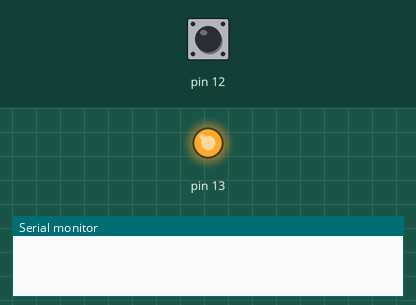
The sketch below on a simulated Arduino Uno, built with avr-gcc and run on an emulated ATmega328P. On the bench: output pins drawn as LEDs (lit = HIGH), the last lines printed to the serial monitor. Inputs (shaded band) come from the test bench; at power-on: pin 12 HIGH. Random numbers use the default seed unless the sketch sets one.

Above: at 2.6 s.
2.7 s: pin 12 pulled LOW for 0.15 s
At 3.4 s:
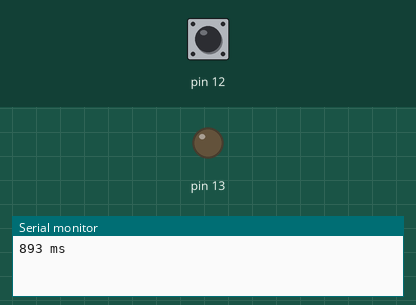
4.3 s: pin 12 pulled LOW for 1 s
7.5 s: pin 12 pulled LOW for 3.2 s
At 12.5 s:
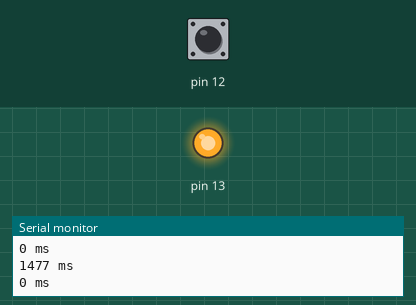
Timing chart, 0 to 14.0 s (numbered marks = the images above; inputs shaded):
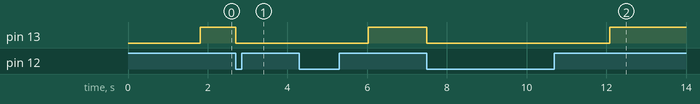

Measured:
- after the input at 2.7 s, pin 13: HIGH → LOW at once
- after the input at 7.5 s, pin 13: HIGH → LOW at once, → HIGH 4.6 s later

The sketch:

Reaktionszeit.ino
```cpp
int min = 1000;
int max = 3000;
int start = 0;
int end = 0;
int diff = 0;

void setup()
{
  pinMode(13, OUTPUT);
  pinMode(12, INPUT_PULLUP);
  Serial.begin(9600);
  randomSeed(millis());
}

void loop()
{
  if (digitalRead(13) == LOW) {
    delay(random(min, max));
    start = millis();
    digitalWrite(13, HIGH);
  }
  if (digitalRead(12) == LOW) {
    end = millis();
    diff = end - start;
    Serial.print(diff);
    Serial.println(" ms");
    digitalWrite(13, LOW);
  }
}
```
